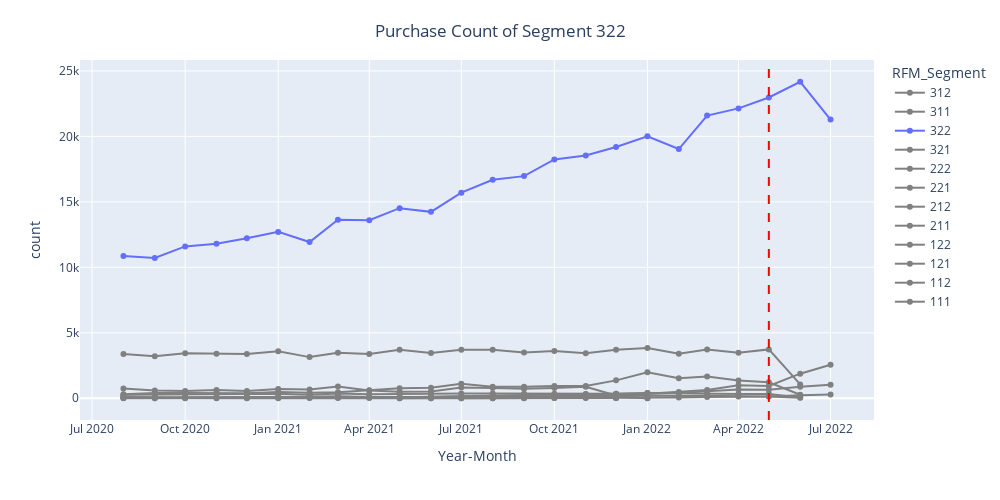

The notebook cell saved with this chart:
### Code cell
# 최근 2년 간(2020-06 ~ 2022-07) 방문 수
# 2022월 6월, 7월에 session 수(방문 수) 감소 - 6월에는 -7.9%, 7월에는 -27.1%
fig = px.line(num_booking_id_rfm, x='month', y='booking_id', markers=True,
              width = 1000, height = 500, color='RFM_Segment', color_discrete_sequence=['gray'])
fig.update_xaxes(title='month')
fig.update_yaxes(title='count')
title = {'text':'Purchase Count of Segment 322', 'y':0.95,
        'x':0.5,'xanchor':'center', 'yanchor':'top'}
fig.update_layout(title=title)
# 수직선을 그릴 위치
vertical_line_position = '2022-05'

# 수직선 추가
fig.add_shape(type='line',
              x0=vertical_line_position, y0=0, x1=vertical_line_position, y1=1,
              line=dict(color='red', dash='dash'),
              xref='x', yref='paper')

# X축 레이블 설정, 범례
fig.update_layout(
    xaxis=dict(
        title="Year-Month"
    ),
    legend=dict(
    traceorder="reversed"
    )
)

# 색 강조하기
fig.update_traces(
    selector=dict(name=num_booking_id_rfm['RFM_Segment'].iloc[-1]),
    line=dict(color='#636EFA', width=2)
)
fig.show()

### Figure 1 — Plotly figure (JSON) as saved in the notebook; plotly's stock layout.template omitted (floating-point values rounded to 4 significant figures)
{"data": [{"hovertemplate": "RFM_Segment=111<br>month=%{x}<br>booking_id=%{y}<extra></extra>", "legendgroup": "111", "line": {"color": "gray", "dash": "solid"}, "marker": {"symbol": "circle"}, "mode": "markers+lines", "name": "111", "orientation": "v", "showlegend": true, "type": "scatter", "x": ["2020-08", "2020-09", "2020-10", "2020-11", "2020-12", "2021-01", "2021-02", "2021-03", "2021-04", "2021-05", "2021-06", "2021-07", "2021-08", "2021-09", "2021-10", "2021-11", "2021-12", "2022-01"], "xaxis": "x", "y": [751, 585, 549, 630, 545, 708, 663, 891, 597, 506, 511, 814, 780, 724, 790, 870, 205, 1], "yaxis": "y"}, {"hovertemplate": "RFM_Segment=112<br>month=%{x}<br>booking_id=%{y}<extra></extra>", "legendgroup": "112", "line": {"color": "gray", "dash": "solid"}, "marker": {"symbol": "circle"}, "mode": "markers+lines", "name": "112", "orientation": "v", "showlegend": true, "type": "scatter", "x": ["2020-08", "2020-09", "2020-10", "2020-11", "2020-12", "2021-01", "2021-02", "2021-03", "2021-04", "2021-05", "2021-06", "2021-07", "2021-08", "2021-09", "2021-10", "2021-11", "2021-12"], "xaxis": "x", "y": [83, 59, 53, 70, 78, 72, 73, 96, 54, 39, 57, 76, 82, 70, 74, 87, 15], "yaxis": "y"}, {"hovertemplate": "RFM_Segment=121<br>month=%{x}<br>booking_id=%{y}<extra></extra>", "legendgroup": "121", "line": {"color": "gray", "dash": "solid"}, "marker": {"symbol": "circle"}, "mode": "markers+lines", "name": "121", "orientation": "v", "showlegend": true, "type": "scatter", "x": ["2020-08", "2020-09", "2020-10", "2020-11", "2020-12", "2021-01", "2021-02", "2021-03", "2021-04", "2021-05", "2021-06", "2021-07", "2021-08", "2021-09", "2021-10", "2021-11", "2021-12"], "xaxis": "x", "y": [20, 2, 1, 5, 3, 8, 17, 18, 16, 0, 1, 0, 6, 6, 10, 37, 15], "yaxis": "y"}, {"hovertemplate": "RFM_Segment=122<br>month=%{x}<br>booking_id=%{y}<extra></extra>", "legendgroup": "122", "line": {"color": "gray", "dash": "solid"}, "marker": {"symbol": "circle"}, "mode": "markers+lines", "name": "122", "orientation": "v", "showlegend": true, "type": "scatter", "x": ["2020-08", "2020-09", "2020-10", "2020-11", "2020-12", "2021-01", "2021-02", "2021-03", "2021-04", "2021-05", "2021-06", "2021-07", "2021-08", "2021-09", "2021-10", "2021-11", "2021-12", "2022-01"], "xaxis": "x", "y": [126, 53, 53, 61, 90, 101, 120, 155, 96, 33, 49, 61, 87, 99, 155, 216, 73, 1], "yaxis": "y"}, {"hovertemplate": "RFM_Segment=211<br>month=%{x}<br>booking_id=%{y}<extra></extra>", "legendgroup": "211", "line": {"color": "gray", "dash": "solid"}, "marker": {"symbol": "circle"}, "mode": "markers+lines", "name": "211", "orientation": "v", "showlegend": true, "type": "scatter", "x": ["2020-08", "2020-09", "2020-10", "2020-11", "2020-12", "2021-01", "2021-02", "2021-03", "2021-04", "2021-05", "2021-06", "2021-07", "2021-08", "2021-09", "2021-10", "2021-11", "2021-12", "2022-01", "2022-02", "2022-03", "2022-04", "2022-05", "2022-06"], "xaxis": "x", "y": [307, 393, 399, 415, 384, 478, 416, 456, 604, 761, 804, 1113, 882, 882, 940, 942, 1366, 1987, 1534, 1657, 1354, 1214, 264], "yaxis": "y"}, {"hovertemplate": "RFM_Segment=212<br>month=%{x}<br>booking_id=%{y}<extra></extra>", "legendgroup": "212", "line": {"color": "gray", "dash": "solid"}, "marker": {"symbol": "circle"}, "mode": "markers+lines", "name": "212", "orientation": "v", "showlegend": true, "type": "scatter", "x": ["2020-08", "2020-09", "2020-10", "2020-11", "2020-12", "2021-01", "2021-02", "2021-03", "2021-04", "2021-05", "2021-06", "2021-07", "2021-08", "2021-09", "2021-10", "2021-11", "2021-12", "2022-01", "2022-02", "2022-03", "2022-04", "2022-05", "2022-06"], "xaxis": "x", "y": [44, 48, 47, 65, 38, 75, 70, 59, 76, 88, 97, 137, 124, 107, 120, 117, 177, 217, 176, 198, 149, 132, 37], "yaxis": "y"}, {"hovertemplate": "RFM_Segment=221<br>month=%{x}<br>booking_id=%{y}<extra></extra>", "legendgroup": "221", "line": {"color": "gray", "dash": "solid"}, "marker": {"symbol": "circle"}, "mode": "markers+lines", "name": "221", "orientation": "v", "showlegend": true, "type": "scatter", "x": ["2020-08", "2020-09", "2020-10", "2020-11", "2020-12", "2021-01", "2021-02", "2021-03", "2021-04", "2021-05", "2021-06", "2021-07", "2021-08", "2021-09", "2021-10", "2021-11", "2021-12", "2022-01", "2022-02", "2022-03", "2022-04", "2022-05", "2022-06"], "xaxis": "x", "y": [273, 296, 304, 324, 348, 336, 268, 365, 313, 345, 383, 362, 356, 349, 338, 302, 347, 409, 367, 380, 327, 321, 61], "yaxis": "y"}, {"hovertemplate": "RFM_Segment=222<br>month=%{x}<br>booking_id=%{y}<extra></extra>", "legendgroup": "222", "line": {"color": "gray", "dash": "solid"}, "marker": {"symbol": "circle"}, "mode": "markers+lines", "name": "222", "orientation": "v", "showlegend": true, "type": "scatter", "x": ["2020-08", "2020-09", "2020-10", "2020-11", "2020-12", "2021-01", "2021-02", "2021-03", "2021-04", "2021-05", "2021-06", "2021-07", "2021-08", "2021-09", "2021-10", "2021-11", "2021-12", "2022-01", "2022-02", "2022-03", "2022-04", "2022-05", "2022-06"], "xaxis": "x", "y": [3371, 3212, 3432, 3396, 3378, 3589, 3142, 3484, 3384, 3702, 3452, 3705, 3707, 3487, 3604, 3438, 3702, 3845, 3402, 3729, 3479, 3731, 1055], "yaxis": "y"}, {"hovertemplate": "RFM_Segment=321<br>month=%{x}<br>booking_id=%{y}<extra></extra>", "legendgroup": "321", "line": {"color": "gray", "dash": "solid"}, "marker": {"symbol": "circle"}, "mode": "markers+lines", "name": "321", "orientation": "v", "showlegend": true, "type": "scatter", "x": ["2020-08", "2020-09", "2020-10", "2020-11", "2020-12", "2021-01", "2021-02", "2021-03", "2021-04", "2021-05", "2021-06", "2021-07", "2021-08", "2021-09", "2021-10", "2021-11", "2021-12", "2022-01", "2022-02", "2022-03", "2022-04", "2022-05", "2022-06", "2022-07"], "xaxis": "x", "y": [3, 7, 13, 23, 23, 35, 41, 53, 73, 70, 110, 168, 186, 253, 281, 321, 335, 408, 409, 527, 659, 642, 884, 1035], "yaxis": "y"}, {"hovertemplate": "RFM_Segment=322<br>month=%{x}<br>booking_id=%{y}<extra></extra>", "legendgroup": "322", "line": {"color": "#636EFA", "dash": "solid", "width": 2}, "marker": {"symbol": "circle"}, "mode": "markers+lines", "name": "322", "orientation": "v", "showlegend": true, "type": "scatter", "x": ["2020-08", "2020-09", "2020-10", "2020-11", "2020-12", "2021-01", "2021-02", "2021-03", "2021-04", "2021-05", "2021-06", "2021-07", "2021-08", "2021-09", "2021-10", "2021-11", "2021-12", "2022-01", "2022-02", "2022-03", "2022-04", "2022-05", "2022-06", "2022-07"], "xaxis": "x", "y": [10865, 10718, 11598, 11799, 12228, 12707, 11931, 13633, 13605, 14517, 14236, 15704, 16685, 16966, 18236, 18537, 19193, 20009, 19034, 21592, 22140, 22973, 24174, 21289], "yaxis": "y"}, {"hovertemplate": "RFM_Segment=311<br>month=%{x}<br>booking_id=%{y}<extra></extra>", "legendgroup": "311", "line": {"color": "gray", "dash": "solid"}, "marker": {"symbol": "circle"}, "mode": "markers+lines", "name": "311", "orientation": "v", "showlegend": true, "type": "scatter", "x": ["2021-05", "2021-06", "2021-07", "2021-08", "2021-09", "2021-10", "2021-11", "2021-12", "2022-01", "2022-02", "2022-03", "2022-04", "2022-05", "2022-06", "2022-07"], "xaxis": "x", "y": [2, 5, 36, 37, 85, 114, 173, 226, 345, 470, 630, 994, 945, 1877, 2558], "yaxis": "y"}, {"hovertemplate": "RFM_Segment=312<br>month=%{x}<br>booking_id=%{y}<extra></extra>", "legendgroup": "312", "line": {"color": "gray", "dash": "solid"}, "marker": {"symbol": "circle"}, "mode": "markers+lines", "name": "312", "orientation": "v", "showlegend": true, "type": "scatter", "x": ["2021-07", "2021-08", "2021-09", "2021-10", "2021-11", "2021-12", "2022-01", "2022-02", "2022-03", "2022-04", "2022-05", "2022-06", "2022-07"], "xaxis": "x", "y": [2, 4, 10, 13, 23, 23, 54, 56, 87, 135, 126, 235, 280], "yaxis": "y"}], "layout": {"height": 500, "legend": {"title": {"text": "RFM_Segment"}, "tracegroupgap": 0, "traceorder": "reversed"}, "margin": {"t": 60}, "shapes": [{"line": {"color": "red", "dash": "dash"}, "type": "line", "x0": "2022-05", "x1": "2022-05", "xref": "x", "y0": 0, "y1": 1, "yref": "paper"}], "title": {"text": "Purchase Count of Segment 322", "x": 0.5, "xanchor": "center", "y": 0.95, "yanchor": "top"}, "width": 1000, "xaxis": {"anchor": "y", "domain": [0, 1], "title": {"text": "Year-Month"}}, "yaxis": {"anchor": "x", "domain": [0, 1], "title": {"text": "count"}}}}
